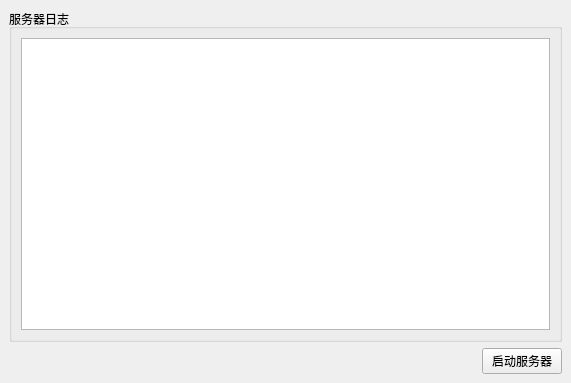
<?xml version="1.0" encoding="UTF-8"?>
<ui version="4.0">
 <class>MainWindow</class>
 <widget class="QMainWindow" name="MainWindow">
  <property name="geometry">
   <rect>
    <x>0</x>
    <y>0</y>
    <width>571</width>
    <height>383</height>
   </rect>
  </property>
  <property name="windowTitle">
   <string>服务器</string>
  </property>
  <widget class="QWidget" name="centralwidget">
   <layout class="QVBoxLayout" name="verticalLayout_2">
    <item>
     <widget class="QGroupBox" name="groupBox">
      <property name="title">
       <string>服务器日志</string>
      </property>
      <layout class="QVBoxLayout" name="verticalLayout">
       <item>
        <widget class="QPlainTextEdit" name="logEditor"/>
       </item>
      </layout>
     </widget>
    </item>
    <item>
     <layout class="QHBoxLayout" name="horizontalLayout">
      <item>
       <spacer name="horizontalSpacer">
        <property name="orientation">
         <enum>Qt::Orientation::Horizontal</enum>
        </property>
        <property name="sizeHint" stdset="0">
         <size>
          <width>40</width>
          <height>20</height>
         </size>
        </property>
       </spacer>
      </item>
      <item>
       <widget class="QPushButton" name="starStopButton">
        <property name="text">
         <string>启动服务器</string>
        </property>
       </widget>
      </item>
     </layout>
    </item>
   </layout>
  </widget>
 </widget>
 <resources/>
 <connections/>
</ui>
